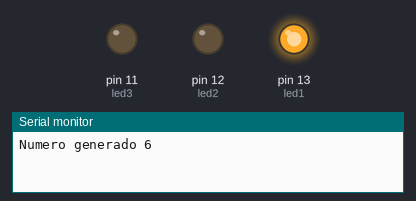
The sketch below on a simulated Arduino Uno, built with avr-gcc and run on an emulated ATmega328P. Parts: output pins drawn as LEDs (lit = HIGH), the last lines printed to the serial monitor. Random numbers use the default seed unless the sketch sets one.

Above: at 0.1 s.
At 18.1 s:
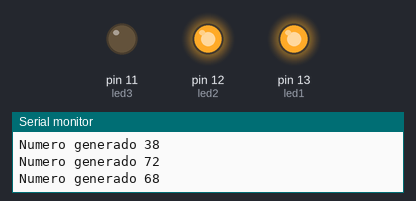
At 39.1 s:
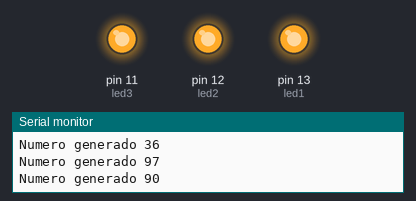
Timing chart, 0 to 40.0 s (numbered marks = the images above):
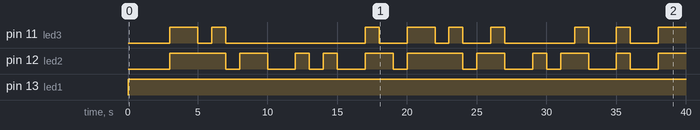

Measured:
- by itself, pin 11 (led3): LOW → HIGH at 3.0 s, → LOW 2.0 s later, → HIGH 1.0 s later, → LOW 1.0 s later, … (17 changes in this stretch)
- by itself, pin 12 (led2): LOW → HIGH at 3.0 s, → LOW 4.0 s later, → HIGH 1.0 s later, → LOW 2.0 s later, … (21 changes in this stretch)
- by itself, pin 13 (led1): LOW → HIGH at 0.00 s

The sketch:

Miercoles19.ino
```cpp
long Numero;
const int led1 = 13;
const int led2 = 12;
const int led3 = 11;
void setup() {
  Serial.begin(9600);
  randomSeed(analogRead(0));
  pinMode(led1,OUTPUT);
  pinMode(led2,OUTPUT);
  pinMode(led3,OUTPUT);


}

void loop() {
  Numero = random(1, 100);
  Serial.print("Numero generado ");
  Serial.println(Numero);
  if ((Numero>0) and (Numero<=40))
  {
    digitalWrite(led1,HIGH);
  }
  else if ((Numero>=41) and (Numero<=70))
  {
    digitalWrite(led1,HIGH);
    digitalWrite(led2,HIGH);
  }
  else
  {
    digitalWrite(led1,HIGH);
    digitalWrite(led2,HIGH);
    digitalWrite(led3,HIGH);
  }
  delay(1000);
  digitalWrite(led1,LOW);
  digitalWrite(led2,LOW);
  digitalWrite(led3,LOW);

}
```
